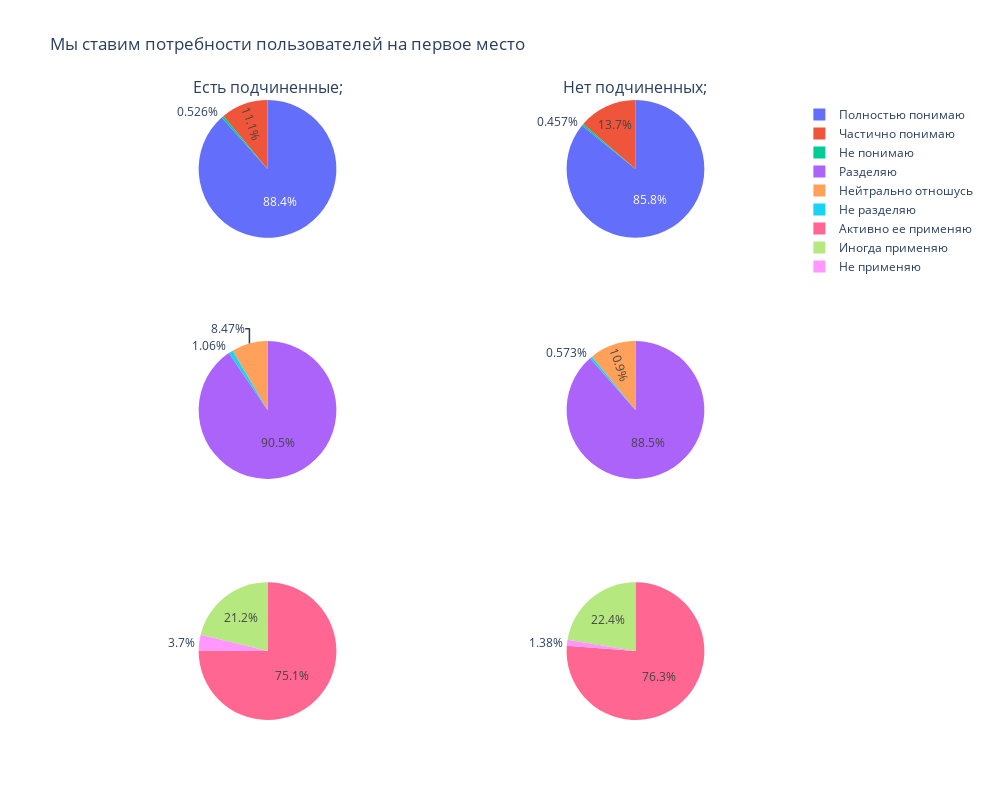

The notebook cell saved with this chart:
### Code cell
fig = make_subplots(rows=3, cols=2, specs=[[{'type':'domain'}, {'type':'domain'}],
                                           [{'type':'domain'}, {'type':'domain'}],
                                           [{'type':'domain'}, {'type':'domain'}]],
                                           subplot_titles=['Есть подчиненные;',  'Нет подчиненных;'])
fig.add_trace(go.Pie(labels=f1_1['Понимаешь_ли_ты_эту_ценность'].unique(), values=f1_1.query('Есть_ли_у_тебя_подчиненные == "да"')['count'].to_list(), name="Есть подчиненные"),
              1, 1)
fig.add_trace(go.Pie(labels=f1_1['Понимаешь_ли_ты_эту_ценность'].unique(), values=f1_1.query('Есть_ли_у_тебя_подчиненные == "нет"')['count'].to_list(), name="Нет подчиненных"),
              1, 2)

fig.add_trace(go.Pie(labels=f2_2['Разделяешь_ли_ты_эту_ценность'].unique(), values=f2_2.query('Есть_ли_у_тебя_подчиненные == "да"')['count'].to_list(), name="Есть подчиненные"),
              2, 1)
fig.add_trace(go.Pie(labels=f2_2['Разделяешь_ли_ты_эту_ценность'].unique(), values=f2_2.query('Есть_ли_у_тебя_подчиненные == "нет"')['count'].to_list(), name="Нет подчиненных"),
              2, 2)

fig.add_trace(go.Pie(labels=f3_3['Применяешь_ли_ты_эту_ценность'].unique(), values=f3_3.query('Есть_ли_у_тебя_подчиненные == "да"')['count'].to_list(), name="Есть подчиненные"),
              3, 1)
fig.add_trace(go.Pie(labels=f3_3['Применяешь_ли_ты_эту_ценность'].unique(), values=f3_3.query('Есть_ли_у_тебя_подчиненные == "нет"')['count'].to_list(), name="Нет подчиненных"),
              3, 2)

fig.update_layout(height=800, width=990,
                  title_text="Мы ставим потребности пользователей на первое место")
fig.show()

### Figure 1 — Plotly figure (JSON) as saved in the notebook; plotly's stock layout.template omitted (floating-point values rounded to 4 significant figures)
{"data": [{"domain": {"x": [0, 0.45], "y": [0.7778, 1]}, "labels": ["Полностью понимаю", "Частично понимаю", "Не понимаю"], "name": "Есть подчиненные", "type": "pie", "values": [168, 21, 1]}, {"domain": {"x": [0.55, 1], "y": [0.7778, 1]}, "labels": ["Полностью понимаю", "Частично понимаю", "Не понимаю"], "name": "Нет подчиненных", "type": "pie", "values": [752, 120, 4]}, {"domain": {"x": [0, 0.45], "y": [0.3889, 0.6111]}, "labels": ["Разделяю", "Нейтрально отношусь", "Не разделяю"], "name": "Есть подчиненные", "type": "pie", "values": [171, 16, 2]}, {"domain": {"x": [0.55, 1], "y": [0.3889, 0.6111]}, "labels": ["Разделяю", "Нейтрально отношусь", "Не разделяю"], "name": "Нет подчиненных", "type": "pie", "values": [772, 95, 5]}, {"domain": {"x": [0, 0.45], "y": [0, 0.2222]}, "labels": ["Активно ее применяю", "Иногда применяю", "Не применяю"], "name": "Есть подчиненные", "type": "pie", "values": [142, 40, 7]}, {"domain": {"x": [0.55, 1], "y": [0, 0.2222]}, "labels": ["Активно ее применяю", "Иногда применяю", "Не применяю"], "name": "Нет подчиненных", "type": "pie", "values": [665, 195, 12]}], "layout": {"annotations": [{"font": {"size": 16}, "showarrow": false, "text": "Есть подчиненные;", "x": 0.225, "xanchor": "center", "xref": "paper", "y": 1, "yanchor": "bottom", "yref": "paper"}, {"font": {"size": 16}, "showarrow": false, "text": "Нет подчиненных;", "x": 0.775, "xanchor": "center", "xref": "paper", "y": 1, "yanchor": "bottom", "yref": "paper"}], "height": 800, "title": {"text": "Мы ставим потребности пользователей на первое место"}, "width": 990}}
